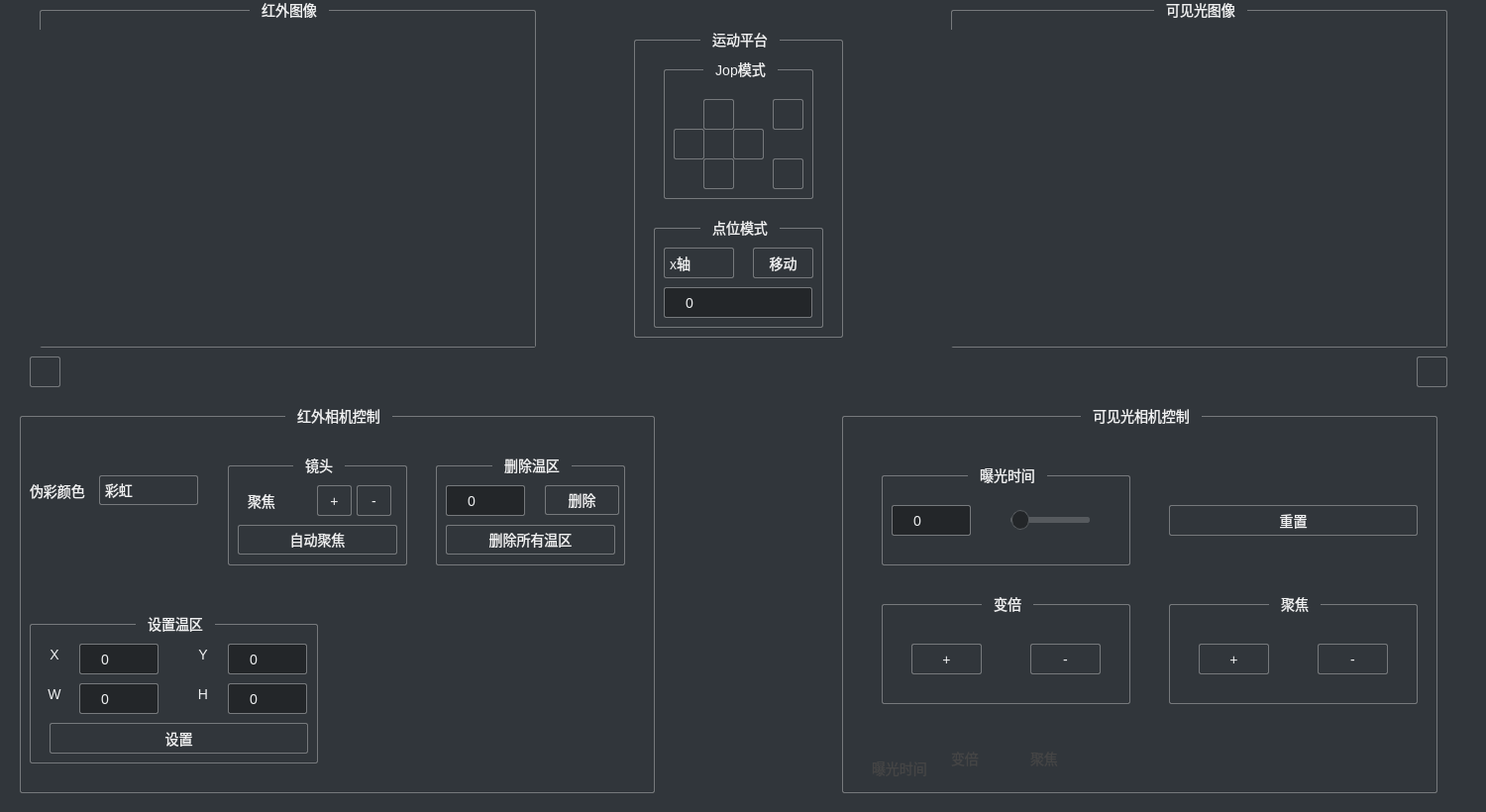
<?xml version="1.0" encoding="UTF-8"?>
<ui version="4.0">
 <class>WidgetDevice</class>
 <widget class="QWidget" name="WidgetDevice">
  <property name="geometry">
   <rect>
    <x>0</x>
    <y>0</y>
    <width>1500</width>
    <height>820</height>
   </rect>
  </property>
  <property name="minimumSize">
   <size>
    <width>1500</width>
    <height>820</height>
   </size>
  </property>
  <property name="maximumSize">
   <size>
    <width>1500</width>
    <height>820</height>
   </size>
  </property>
  <property name="windowTitle">
   <string>Form</string>
  </property>
  <property name="styleSheet">
   <string notr="true">QWidget {
    color: #eff0f1;
    background-color: #31363b;
    selection-background-color: #3daee9;
    selection-color: #eff0f1;
    background-clip: border;
    border-image: none;
    border: 0px transparent black;
    outline: 0;
    font-size:14px;
}
QWidget:item:hover {
    background-color: #18465d;
    color: #eff0f1;
}
QWidget:item:selected {
    background-color: #18465d;
}
QWidget:disabled {
    color: #454545;
    background-color: #31363b;
}
QWidget:focus {
    border: 1px solid #3daee9;
}

QPushButton {
    color: #eff0f1;
    background-color: #31363b;
    border-width: 1px;
    border-color: #76797C;
    border-style: solid;
    padding: 5px;
    border-radius: 2px;
    outline: none;
}
QPushButton:disabled {
    background-color: #31363b;
    border-width: 1px;
    border-color: #454545;
    border-style: solid;
    padding-top: 3px;
    padding-bottom: 3px;
    padding-left: 10px;
    padding-right: 10px;
    border-radius: 2px;
    color: #454545;
}
QPushButton:focus {
    background-color: #3daee9;
    color: white;
}
QPushButton:pressed {
    background-color: #3daee9;
    padding-top: -15px;
    padding-bottom: -17px;
}
QPushButton:released {
    background-color: #31363b;
    padding-top: 3px;
    padding-bottom: 3px;
}
QPushButton:checked {
    background-color: #76797C;
    border-color: #6A6969;
}
QPushButton:hover {
    border: 1px solid #3daee9;
    color: #eff0f1;
}
QPushButton::menu-indicator {
    subcontrol-origin: padding;
    subcontrol-position: bottom right;
    left: 8px;
}

QGroupBox {
    border: 1px solid #76797C;
    border-radius: 2px;
    margin-top: 10px;
}
QGroupBox::title {
    subcontrol-origin: margin;
    subcontrol-position: top center;
    padding-left: 10px;
    padding-right: 10px;
    padding-top: 2px;
}
QGroupBox::indicator {
    width: 18px;
    height: 18px;
	margin-left: 2px;
}
QGroupBox::indicator:unchecked:hover,
QGroupBox::indicator:unchecked:focus,
QGroupBox::indicator:unchecked:pressed {
    border: none;
    image: url(:/icons/icons/checkbox_unchecked_focus.png);
}
QGroupBox::indicator:checked:hover,
QGroupBox::indicator:checked:focus,
QGroupBox::indicator:checked:pressed {
    border: none;
    image: url(:/icons/icons/checkbox_checked_focus.png);
}
QGroupBox::indicator:checked:disabled {
    image: url(:/icons/icons/checkbox_checked_disabled.png);
}
QGroupBox::indicator:unchecked:disabled {
    image: url(:/icons/icons/checkbox_unchecked_disabled.png);
}

QLabel {
    border: 0px solid black;
}

QAbstractSpinBox:hover {
    border: 1px solid #3daee9;
    color: #eff0f1;
}
QAbstractSpinBox {
    padding: 3px;
    border: 1px solid #76797C;
    background-color: #232629;
    color: #eff0f1;
    border-radius: 2px;
    min-width: 30px;
}
QAbstractSpinBox:up-button {
    background-color: transparent;
    subcontrol-origin: border;
    subcontrol-position: center right;
}
QAbstractSpinBox:down-button {
    background-color: transparent;
    subcontrol-origin: border;
    subcontrol-position: center left;
}
QAbstractSpinBox::up-arrow,
QAbstractSpinBox::up-arrow:disabled,
QAbstractSpinBox::up-arrow:off {
    image: url(:/icons/icons/up_arrow_disabled.png);
    width: 10px;
    height: 10px;
}
QAbstractSpinBox::up-arrow:hover {
    image: url(:/icons/icons/up_arrow.png);
}
QAbstractSpinBox::down-arrow,
QAbstractSpinBox::down-arrow:disabled,
QAbstractSpinBox::down-arrow:off {
    image: url(:/icons/icons/down_arrow_disabled.png);
    width: 10px;
    height: 10px;
}
QAbstractSpinBox::down-arrow:hover {
    image: url(:/icons/icons/down_arrow.png);
}

QToolTip {
    border: 1px solid #76797C;
    background-color: #5A7566;
    color: white;
    padding: 0px;                /*remove padding, for fix combobox tooltip.*/
    opacity: 200;
}

QComboBox {
    selection-background-color: #3daee9;
    border-style: solid;
    border: 1px solid #76797C;
    border-radius: 2px;
    padding: 5px;
    min-width: 50px;
}
QComboBox:hover {
    border: 1px solid #3daee9;
    color: #eff0f1;
}
QComboBox:on {
    padding-top: 3px;
    padding-left: 3px;
    selection-background-color: #4a4a4a;
}
QComboBox QAbstractItemView {
    background-color: #232629;
    border-radius: 2px;
    border: 1px solid #76797C;
    selection-background-color: #18465d;
}
QComboBox::drop-down {
    subcontrol-origin: padding;
    subcontrol-position: top right;
    width: 15px;
    border-left-width: 0px;
    border-left-color: darkgray;
    border-left-style: solid;
    border-top-right-radius: 3px;
    border-bottom-right-radius: 3px;
}
QComboBox::down-arrow {
    image: url(:/icons/icons/down_arrow_disabled.png);
}
QComboBox::down-arrow:on,
QComboBox::down-arrow:hover,
QComboBox::down-arrow:focus {
    image: url(:/icons/icons/down_arrow.png);
}

QSlider::groove:horizontal {
    border: 1px solid #565a5e;
    height: 4px;
    background: #565a5e;
    margin: 0px;
    border-radius: 2px;
}
QSlider::handle:horizontal {
    background: #232629;
    border: 1px solid #565a5e;
    width: 16px;
    height: 16px;
    margin: -8px 0;
    border-radius: 9px;
}
QSlider::groove:vertical {
    border: 1px solid #565a5e;
    width: 4px;
    background: #565a5e;
    margin: 0px;
    border-radius: 3px;
}
QSlider::handle:vertical {
    background: #232629;
    border: 1px solid #565a5e;
    width: 16px;
    height: 16px;
    margin: 0 -8px;
    border-radius: 9px;
}
QSlider:focus {
    border: none;
}</string>
  </property>
  <widget class="QPushButton" name="bt_infrared">
   <property name="geometry">
    <rect>
     <x>30</x>
     <y>360</y>
     <width>31</width>
     <height>31</height>
    </rect>
   </property>
   <property name="text">
    <string/>
   </property>
  </widget>
  <widget class="QPushButton" name="bt_video">
   <property name="geometry">
    <rect>
     <x>1430</x>
     <y>360</y>
     <width>31</width>
     <height>31</height>
    </rect>
   </property>
   <property name="text">
    <string notr="true"/>
   </property>
   <property name="iconSize">
    <size>
     <width>32</width>
     <height>32</height>
    </size>
   </property>
  </widget>
  <widget class="QGroupBox" name="groupBox">
   <property name="geometry">
    <rect>
     <x>640</x>
     <y>30</y>
     <width>211</width>
     <height>311</height>
    </rect>
   </property>
   <property name="title">
    <string>运动平台</string>
   </property>
   <widget class="QGroupBox" name="groupBox_9">
    <property name="geometry">
     <rect>
      <x>30</x>
      <y>30</y>
      <width>151</width>
      <height>141</height>
     </rect>
    </property>
    <property name="title">
     <string>Jop模式</string>
    </property>
    <widget class="QPushButton" name="bt_axis_z_up">
     <property name="geometry">
      <rect>
       <x>110</x>
       <y>40</y>
       <width>31</width>
       <height>31</height>
      </rect>
     </property>
     <property name="text">
      <string/>
     </property>
     <property name="icon">
      <iconset resource="../resource/ui/styles/style_app.qrc">
       <normaloff>:/icons/icons/z_up.png</normaloff>:/icons/icons/z_up.png</iconset>
     </property>
    </widget>
    <widget class="QPushButton" name="bt_axis_z_down">
     <property name="geometry">
      <rect>
       <x>110</x>
       <y>100</y>
       <width>31</width>
       <height>31</height>
      </rect>
     </property>
     <property name="text">
      <string/>
     </property>
     <property name="icon">
      <iconset resource="../resource/ui/styles/style_app.qrc">
       <normaloff>:/icons/icons/z_down.png</normaloff>:/icons/icons/z_down.png</iconset>
     </property>
    </widget>
    <widget class="QPushButton" name="bt_axis_x_down">
     <property name="geometry">
      <rect>
       <x>70</x>
       <y>70</y>
       <width>31</width>
       <height>31</height>
      </rect>
     </property>
     <property name="text">
      <string/>
     </property>
     <property name="icon">
      <iconset resource="../resource/ui/styles/style_app.qrc">
       <normaloff>:/icons/icons/x_down.png</normaloff>:/icons/icons/x_down.png</iconset>
     </property>
    </widget>
    <widget class="QPushButton" name="bt_axis_x_up">
     <property name="geometry">
      <rect>
       <x>10</x>
       <y>70</y>
       <width>31</width>
       <height>31</height>
      </rect>
     </property>
     <property name="text">
      <string/>
     </property>
     <property name="icon">
      <iconset resource="../resource/ui/styles/style_app.qrc">
       <normaloff>:/icons/icons/x_up.png</normaloff>:/icons/icons/x_up.png</iconset>
     </property>
    </widget>
    <widget class="QPushButton" name="bt_axis_y_down">
     <property name="geometry">
      <rect>
       <x>40</x>
       <y>100</y>
       <width>31</width>
       <height>31</height>
      </rect>
     </property>
     <property name="text">
      <string/>
     </property>
     <property name="icon">
      <iconset resource="../resource/ui/styles/style_app.qrc">
       <normaloff>:/icons/icons/y_down.png</normaloff>:/icons/icons/y_down.png</iconset>
     </property>
    </widget>
    <widget class="QPushButton" name="bt_axis_y_up">
     <property name="geometry">
      <rect>
       <x>40</x>
       <y>40</y>
       <width>31</width>
       <height>31</height>
      </rect>
     </property>
     <property name="text">
      <string/>
     </property>
     <property name="icon">
      <iconset resource="../resource/ui/styles/style_app.qrc">
       <normaloff>:/icons/icons/y_up.png</normaloff>:/icons/icons/y_up.png</iconset>
     </property>
    </widget>
   </widget>
   <widget class="QGroupBox" name="groupBox_10">
    <property name="geometry">
     <rect>
      <x>20</x>
      <y>190</y>
      <width>171</width>
      <height>111</height>
     </rect>
    </property>
    <property name="title">
     <string>点位模式</string>
    </property>
    <widget class="QSpinBox" name="spinbox_axis_move_pos">
     <property name="geometry">
      <rect>
       <x>10</x>
       <y>70</y>
       <width>150</width>
       <height>31</height>
      </rect>
     </property>
     <property name="minimumSize">
      <size>
       <width>38</width>
       <height>0</height>
      </size>
     </property>
     <property name="maximumSize">
      <size>
       <width>150</width>
       <height>16777215</height>
      </size>
     </property>
     <property name="minimum">
      <number>-10</number>
     </property>
     <property name="maximum">
      <number>100000</number>
     </property>
    </widget>
    <widget class="QPushButton" name="bt_axis_move">
     <property name="geometry">
      <rect>
       <x>100</x>
       <y>30</y>
       <width>61</width>
       <height>31</height>
      </rect>
     </property>
     <property name="text">
      <string>移动</string>
     </property>
    </widget>
    <widget class="QComboBox" name="combobox_axis">
     <property name="geometry">
      <rect>
       <x>10</x>
       <y>30</y>
       <width>71</width>
       <height>31</height>
      </rect>
     </property>
     <item>
      <property name="text">
       <string>x轴</string>
      </property>
     </item>
     <item>
      <property name="text">
       <string>y轴</string>
      </property>
     </item>
     <item>
      <property name="text">
       <string>z轴</string>
      </property>
     </item>
    </widget>
   </widget>
  </widget>
  <widget class="QGroupBox" name="groupBox_3">
   <property name="geometry">
    <rect>
     <x>850</x>
     <y>410</y>
     <width>601</width>
     <height>391</height>
    </rect>
   </property>
   <property name="title">
    <string>可见光相机控制</string>
   </property>
   <widget class="QLabel" name="label_video_exposure">
    <property name="enabled">
     <bool>false</bool>
    </property>
    <property name="geometry">
     <rect>
      <x>30</x>
      <y>350</y>
      <width>71</width>
      <height>31</height>
     </rect>
    </property>
    <property name="font">
     <font>
      <pointsize>-1</pointsize>
     </font>
    </property>
    <property name="text">
     <string>曝光时间</string>
    </property>
   </widget>
   <widget class="QLabel" name="label_video_zoom">
    <property name="enabled">
     <bool>false</bool>
    </property>
    <property name="geometry">
     <rect>
      <x>110</x>
      <y>340</y>
      <width>61</width>
      <height>31</height>
     </rect>
    </property>
    <property name="font">
     <font>
      <pointsize>-1</pointsize>
     </font>
    </property>
    <property name="text">
     <string>变倍</string>
    </property>
   </widget>
   <widget class="QLabel" name="label_video_focus">
    <property name="enabled">
     <bool>false</bool>
    </property>
    <property name="geometry">
     <rect>
      <x>190</x>
      <y>340</y>
      <width>71</width>
      <height>31</height>
     </rect>
    </property>
    <property name="font">
     <font>
      <pointsize>-1</pointsize>
     </font>
    </property>
    <property name="text">
     <string>聚焦</string>
    </property>
   </widget>
   <widget class="QPushButton" name="bt_video_reset">
    <property name="geometry">
     <rect>
      <x>330</x>
      <y>100</y>
      <width>251</width>
      <height>31</height>
     </rect>
    </property>
    <property name="text">
     <string>重置</string>
    </property>
   </widget>
   <widget class="QGroupBox" name="groupBox_11">
    <property name="geometry">
     <rect>
      <x>40</x>
      <y>60</y>
      <width>251</width>
      <height>101</height>
     </rect>
    </property>
    <property name="title">
     <string>曝光时间</string>
    </property>
    <widget class="QSpinBox" name="spinbox_video_exposure">
     <property name="geometry">
      <rect>
       <x>10</x>
       <y>40</y>
       <width>80</width>
       <height>31</height>
      </rect>
     </property>
     <property name="minimumSize">
      <size>
       <width>38</width>
       <height>0</height>
      </size>
     </property>
     <property name="maximumSize">
      <size>
       <width>80</width>
       <height>16777215</height>
      </size>
     </property>
    </widget>
    <widget class="QSlider" name="hs_video_exposure">
     <property name="geometry">
      <rect>
       <x>130</x>
       <y>40</y>
       <width>80</width>
       <height>31</height>
      </rect>
     </property>
     <property name="minimumSize">
      <size>
       <width>80</width>
       <height>0</height>
      </size>
     </property>
     <property name="maximumSize">
      <size>
       <width>80</width>
       <height>16777215</height>
      </size>
     </property>
     <property name="orientation">
      <enum>Qt::Horizontal</enum>
     </property>
    </widget>
   </widget>
   <widget class="QGroupBox" name="groupBox_12">
    <property name="geometry">
     <rect>
      <x>40</x>
      <y>190</y>
      <width>251</width>
      <height>111</height>
     </rect>
    </property>
    <property name="title">
     <string>变倍</string>
    </property>
    <widget class="QPushButton" name="bt_video_add_zoom">
     <property name="geometry">
      <rect>
       <x>30</x>
       <y>50</y>
       <width>71</width>
       <height>31</height>
      </rect>
     </property>
     <property name="text">
      <string>+</string>
     </property>
    </widget>
    <widget class="QPushButton" name="bt_video_sub_zoom">
     <property name="geometry">
      <rect>
       <x>150</x>
       <y>50</y>
       <width>71</width>
       <height>31</height>
      </rect>
     </property>
     <property name="text">
      <string>-</string>
     </property>
    </widget>
   </widget>
   <widget class="QGroupBox" name="groupBox_13">
    <property name="geometry">
     <rect>
      <x>330</x>
      <y>190</y>
      <width>251</width>
      <height>111</height>
     </rect>
    </property>
    <property name="title">
     <string>聚焦</string>
    </property>
    <widget class="QPushButton" name="bt_video_add_focus">
     <property name="geometry">
      <rect>
       <x>30</x>
       <y>50</y>
       <width>71</width>
       <height>31</height>
      </rect>
     </property>
     <property name="text">
      <string>+</string>
     </property>
    </widget>
    <widget class="QPushButton" name="bt_video_sub_focus">
     <property name="geometry">
      <rect>
       <x>150</x>
       <y>50</y>
       <width>71</width>
       <height>31</height>
      </rect>
     </property>
     <property name="text">
      <string>-</string>
     </property>
    </widget>
   </widget>
  </widget>
  <widget class="QGroupBox" name="groupBox_6">
   <property name="geometry">
    <rect>
     <x>960</x>
     <y>0</y>
     <width>501</width>
     <height>351</height>
    </rect>
   </property>
   <property name="title">
    <string>可见光图像</string>
   </property>
   <widget class="QLabel" name="label_video_img">
    <property name="geometry">
     <rect>
      <x>0</x>
      <y>30</y>
      <width>500</width>
      <height>320</height>
     </rect>
    </property>
    <property name="minimumSize">
     <size>
      <width>500</width>
      <height>320</height>
     </size>
    </property>
    <property name="maximumSize">
     <size>
      <width>500</width>
      <height>320</height>
     </size>
    </property>
    <property name="frameShape">
     <enum>QFrame::Box</enum>
    </property>
    <property name="text">
     <string/>
    </property>
   </widget>
  </widget>
  <widget class="QGroupBox" name="groupBox_7">
   <property name="geometry">
    <rect>
     <x>40</x>
     <y>0</y>
     <width>501</width>
     <height>351</height>
    </rect>
   </property>
   <property name="styleSheet">
    <string notr="true"/>
   </property>
   <property name="title">
    <string>红外图像</string>
   </property>
   <widget class="QLabel" name="label_infrared_img">
    <property name="geometry">
     <rect>
      <x>0</x>
      <y>30</y>
      <width>500</width>
      <height>320</height>
     </rect>
    </property>
    <property name="minimumSize">
     <size>
      <width>500</width>
      <height>320</height>
     </size>
    </property>
    <property name="maximumSize">
     <size>
      <width>500</width>
      <height>320</height>
     </size>
    </property>
    <property name="frameShape">
     <enum>QFrame::Box</enum>
    </property>
    <property name="text">
     <string/>
    </property>
    <property name="alignment">
     <set>Qt::AlignLeading|Qt::AlignLeft|Qt::AlignTop</set>
    </property>
    <property name="margin">
     <number>0</number>
    </property>
   </widget>
  </widget>
  <widget class="QGroupBox" name="groupBox_2">
   <property name="geometry">
    <rect>
     <x>20</x>
     <y>410</y>
     <width>641</width>
     <height>391</height>
    </rect>
   </property>
   <property name="title">
    <string>红外相机控制</string>
   </property>
   <widget class="QGroupBox" name="groupBox_5">
    <property name="geometry">
     <rect>
      <x>10</x>
      <y>210</y>
      <width>291</width>
      <height>151</height>
     </rect>
    </property>
    <property name="title">
     <string>设置温区</string>
    </property>
    <widget class="QLabel" name="label_infrared_region_x">
     <property name="geometry">
      <rect>
       <x>10</x>
       <y>30</y>
       <width>30</width>
       <height>21</height>
      </rect>
     </property>
     <property name="minimumSize">
      <size>
       <width>30</width>
       <height>0</height>
      </size>
     </property>
     <property name="maximumSize">
      <size>
       <width>30</width>
       <height>16777215</height>
      </size>
     </property>
     <property name="text">
      <string>X</string>
     </property>
     <property name="alignment">
      <set>Qt::AlignCenter</set>
     </property>
    </widget>
    <widget class="QSpinBox" name="spinbox_infrared_region_x">
     <property name="geometry">
      <rect>
       <x>50</x>
       <y>30</y>
       <width>80</width>
       <height>31</height>
      </rect>
     </property>
     <property name="minimumSize">
      <size>
       <width>38</width>
       <height>0</height>
      </size>
     </property>
     <property name="maximumSize">
      <size>
       <width>80</width>
       <height>16777215</height>
      </size>
     </property>
    </widget>
    <widget class="QLabel" name="label_infrared_region_y">
     <property name="geometry">
      <rect>
       <x>160</x>
       <y>30</y>
       <width>30</width>
       <height>21</height>
      </rect>
     </property>
     <property name="minimumSize">
      <size>
       <width>30</width>
       <height>0</height>
      </size>
     </property>
     <property name="maximumSize">
      <size>
       <width>30</width>
       <height>16777215</height>
      </size>
     </property>
     <property name="text">
      <string>Y</string>
     </property>
     <property name="alignment">
      <set>Qt::AlignCenter</set>
     </property>
    </widget>
    <widget class="QSpinBox" name="spinbox_infrared_region_y">
     <property name="geometry">
      <rect>
       <x>200</x>
       <y>30</y>
       <width>80</width>
       <height>31</height>
      </rect>
     </property>
     <property name="minimumSize">
      <size>
       <width>38</width>
       <height>0</height>
      </size>
     </property>
     <property name="maximumSize">
      <size>
       <width>80</width>
       <height>16777215</height>
      </size>
     </property>
    </widget>
    <widget class="QLabel" name="label_infrared_region_w">
     <property name="geometry">
      <rect>
       <x>10</x>
       <y>70</y>
       <width>30</width>
       <height>21</height>
      </rect>
     </property>
     <property name="minimumSize">
      <size>
       <width>30</width>
       <height>0</height>
      </size>
     </property>
     <property name="maximumSize">
      <size>
       <width>30</width>
       <height>16777215</height>
      </size>
     </property>
     <property name="text">
      <string>W</string>
     </property>
     <property name="alignment">
      <set>Qt::AlignCenter</set>
     </property>
    </widget>
    <widget class="QSpinBox" name="spinbox_infrared_region_w">
     <property name="geometry">
      <rect>
       <x>50</x>
       <y>70</y>
       <width>80</width>
       <height>31</height>
      </rect>
     </property>
     <property name="minimumSize">
      <size>
       <width>38</width>
       <height>0</height>
      </size>
     </property>
     <property name="maximumSize">
      <size>
       <width>80</width>
       <height>16777215</height>
      </size>
     </property>
    </widget>
    <widget class="QLabel" name="label_infrared_region_y_2">
     <property name="geometry">
      <rect>
       <x>160</x>
       <y>70</y>
       <width>30</width>
       <height>21</height>
      </rect>
     </property>
     <property name="minimumSize">
      <size>
       <width>30</width>
       <height>0</height>
      </size>
     </property>
     <property name="maximumSize">
      <size>
       <width>30</width>
       <height>16777215</height>
      </size>
     </property>
     <property name="text">
      <string>H</string>
     </property>
     <property name="alignment">
      <set>Qt::AlignCenter</set>
     </property>
    </widget>
    <widget class="QSpinBox" name="spinbox_infrared_region_h">
     <property name="geometry">
      <rect>
       <x>200</x>
       <y>70</y>
       <width>80</width>
       <height>31</height>
      </rect>
     </property>
     <property name="minimumSize">
      <size>
       <width>38</width>
       <height>0</height>
      </size>
     </property>
     <property name="maximumSize">
      <size>
       <width>80</width>
       <height>16777215</height>
      </size>
     </property>
    </widget>
    <widget class="QPushButton" name="bt_infrared_set_region">
     <property name="geometry">
      <rect>
       <x>20</x>
       <y>110</y>
       <width>261</width>
       <height>31</height>
      </rect>
     </property>
     <property name="text">
      <string>设置</string>
     </property>
    </widget>
   </widget>
   <widget class="QLabel" name="label_infrared_color">
    <property name="geometry">
     <rect>
      <x>10</x>
      <y>70</y>
      <width>61</width>
      <height>31</height>
     </rect>
    </property>
    <property name="minimumSize">
     <size>
      <width>50</width>
      <height>0</height>
     </size>
    </property>
    <property name="maximumSize">
     <size>
      <width>70</width>
      <height>16777215</height>
     </size>
    </property>
    <property name="font">
     <font>
      <pointsize>-1</pointsize>
     </font>
    </property>
    <property name="text">
     <string>伪彩颜色</string>
    </property>
   </widget>
   <widget class="QComboBox" name="combobox_infrared_color">
    <property name="geometry">
     <rect>
      <x>80</x>
      <y>70</y>
      <width>100</width>
      <height>30</height>
     </rect>
    </property>
    <property name="minimumSize">
     <size>
      <width>62</width>
      <height>30</height>
     </size>
    </property>
    <property name="maximumSize">
     <size>
      <width>100</width>
      <height>30</height>
     </size>
    </property>
    <property name="currentIndex">
     <number>2</number>
    </property>
    <item>
     <property name="text">
      <string>白热</string>
     </property>
    </item>
    <item>
     <property name="text">
      <string>黑热</string>
     </property>
    </item>
    <item>
     <property name="text">
      <string>彩虹</string>
     </property>
    </item>
    <item>
     <property name="text">
      <string>彩虹HC</string>
     </property>
    </item>
    <item>
     <property name="text">
      <string>铁红</string>
     </property>
    </item>
    <item>
     <property name="text">
      <string>熔岩</string>
     </property>
    </item>
    <item>
     <property name="text">
      <string>天空</string>
     </property>
    </item>
    <item>
     <property name="text">
      <string>中灰</string>
     </property>
    </item>
    <item>
     <property name="text">
      <string>灰红</string>
     </property>
    </item>
    <item>
     <property name="text">
      <string>紫橙</string>
     </property>
    </item>
    <item>
     <property name="text">
      <string>特殊</string>
     </property>
    </item>
   </widget>
   <widget class="QGroupBox" name="groupBox_8">
    <property name="geometry">
     <rect>
      <x>420</x>
      <y>50</y>
      <width>191</width>
      <height>111</height>
     </rect>
    </property>
    <property name="title">
     <string>删除温区</string>
    </property>
    <widget class="QSpinBox" name="spinbox_infrared_region_remove">
     <property name="geometry">
      <rect>
       <x>10</x>
       <y>30</y>
       <width>80</width>
       <height>31</height>
      </rect>
     </property>
     <property name="minimumSize">
      <size>
       <width>38</width>
       <height>0</height>
      </size>
     </property>
     <property name="maximumSize">
      <size>
       <width>80</width>
       <height>16777215</height>
      </size>
     </property>
    </widget>
    <widget class="QPushButton" name="bt_infrared_region_remove">
     <property name="geometry">
      <rect>
       <x>110</x>
       <y>30</y>
       <width>75</width>
       <height>30</height>
      </rect>
     </property>
     <property name="minimumSize">
      <size>
       <width>0</width>
       <height>30</height>
      </size>
     </property>
     <property name="maximumSize">
      <size>
       <width>16777215</width>
       <height>30</height>
      </size>
     </property>
     <property name="text">
      <string>删除</string>
     </property>
    </widget>
    <widget class="QPushButton" name="bt_infrared_region_all_remove">
     <property name="geometry">
      <rect>
       <x>10</x>
       <y>70</y>
       <width>171</width>
       <height>30</height>
      </rect>
     </property>
     <property name="minimumSize">
      <size>
       <width>0</width>
       <height>30</height>
      </size>
     </property>
     <property name="maximumSize">
      <size>
       <width>16777215</width>
       <height>30</height>
      </size>
     </property>
     <property name="text">
      <string>删除所有温区</string>
     </property>
     <property name="flat">
      <bool>false</bool>
     </property>
    </widget>
   </widget>
   <widget class="QGroupBox" name="groupBox_4">
    <property name="geometry">
     <rect>
      <x>210</x>
      <y>50</y>
      <width>181</width>
      <height>111</height>
     </rect>
    </property>
    <property name="title">
     <string>镜头</string>
    </property>
    <widget class="QLabel" name="label_infrared_focus">
     <property name="geometry">
      <rect>
       <x>20</x>
       <y>30</y>
       <width>50</width>
       <height>31</height>
      </rect>
     </property>
     <property name="minimumSize">
      <size>
       <width>50</width>
       <height>0</height>
      </size>
     </property>
     <property name="maximumSize">
      <size>
       <width>50</width>
       <height>16777215</height>
      </size>
     </property>
     <property name="font">
      <font>
       <pointsize>-1</pointsize>
      </font>
     </property>
     <property name="text">
      <string>聚焦</string>
     </property>
    </widget>
    <widget class="QPushButton" name="bt_infrared_add_focus">
     <property name="geometry">
      <rect>
       <x>90</x>
       <y>30</y>
       <width>35</width>
       <height>31</height>
      </rect>
     </property>
     <property name="minimumSize">
      <size>
       <width>35</width>
       <height>0</height>
      </size>
     </property>
     <property name="maximumSize">
      <size>
       <width>35</width>
       <height>16777215</height>
      </size>
     </property>
     <property name="text">
      <string>+</string>
     </property>
    </widget>
    <widget class="QPushButton" name="bt_infrared_sub_focus">
     <property name="geometry">
      <rect>
       <x>130</x>
       <y>30</y>
       <width>35</width>
       <height>31</height>
      </rect>
     </property>
     <property name="minimumSize">
      <size>
       <width>35</width>
       <height>0</height>
      </size>
     </property>
     <property name="maximumSize">
      <size>
       <width>35</width>
       <height>16777215</height>
      </size>
     </property>
     <property name="text">
      <string>-</string>
     </property>
    </widget>
    <widget class="QPushButton" name="bt_infrared_autofocus">
     <property name="enabled">
      <bool>true</bool>
     </property>
     <property name="geometry">
      <rect>
       <x>10</x>
       <y>70</y>
       <width>161</width>
       <height>30</height>
      </rect>
     </property>
     <property name="minimumSize">
      <size>
       <width>70</width>
       <height>30</height>
      </size>
     </property>
     <property name="maximumSize">
      <size>
       <width>190</width>
       <height>30</height>
      </size>
     </property>
     <property name="text">
      <string>自动聚焦</string>
     </property>
     <property name="flat">
      <bool>false</bool>
     </property>
    </widget>
   </widget>
  </widget>
 </widget>
 <resources>
  <include location="../resource/ui/styles/style_app.qrc"/>
 </resources>
 <connections/>
</ui>
